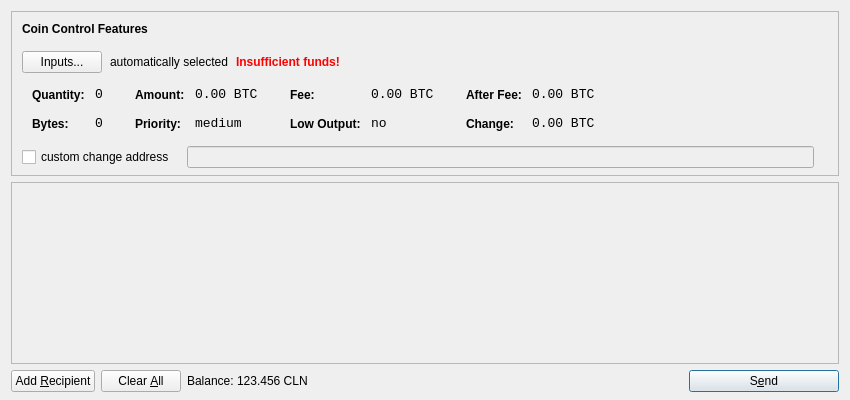
<?xml version="1.0" encoding="UTF-8"?>
<ui version="4.0">
 <class>SendCoinsDialog</class>
 <widget class="QDialog" name="SendCoinsDialog">
  <property name="geometry">
   <rect>
    <x>0</x>
    <y>0</y>
    <width>850</width>
    <height>400</height>
   </rect>
  </property>
  <property name="windowTitle">
   <string>Send Coins</string>
  </property>
  <layout class="QVBoxLayout" name="verticalLayout" stretch="0,1,0">
   <property name="bottomMargin">
    <number>8</number>
   </property>
   <item>
    <widget class="QFrame" name="frameCoinControl">
     <property name="sizePolicy">
      <sizepolicy hsizetype="Expanding" vsizetype="Expanding">
       <horstretch>0</horstretch>
       <verstretch>0</verstretch>
      </sizepolicy>
     </property>
     <property name="maximumSize">
      <size>
       <width>16777215</width>
       <height>16777215</height>
      </size>
     </property>
     <property name="frameShape">
      <enum>QFrame::StyledPanel</enum>
     </property>
     <property name="frameShadow">
      <enum>QFrame::Sunken</enum>
     </property>
     <layout class="QVBoxLayout" name="verticalLayoutCoinControl2">
      <property name="spacing">
       <number>-1</number>
      </property>
      <property name="leftMargin">
       <number>0</number>
      </property>
      <property name="topMargin">
       <number>0</number>
      </property>
      <property name="rightMargin">
       <number>0</number>
      </property>
      <property name="bottomMargin">
       <number>6</number>
      </property>
      <item>
       <layout class="QVBoxLayout" name="verticalLayoutCoinControl" stretch="0,0,0,0,1">
        <property name="spacing">
         <number>0</number>
        </property>
        <property name="leftMargin">
         <number>10</number>
        </property>
        <property name="topMargin">
         <number>10</number>
        </property>
        <item>
         <layout class="QHBoxLayout" name="horizontalLayoutCoinControl1">
          <property name="bottomMargin">
           <number>15</number>
          </property>
          <item>
           <widget class="QLabel" name="labelCoinControlFeatures">
            <property name="sizePolicy">
             <sizepolicy hsizetype="Preferred" vsizetype="Maximum">
              <horstretch>0</horstretch>
              <verstretch>0</verstretch>
             </sizepolicy>
            </property>
            <property name="font">
             <font>
              <weight>75</weight>
              <bold>true</bold>
             </font>
            </property>
            <property name="styleSheet">
             <string notr="true">font-weight:bold;</string>
            </property>
            <property name="text">
             <string>Coin Control Features</string>
            </property>
           </widget>
          </item>
         </layout>
        </item>
        <item>
         <layout class="QHBoxLayout" name="horizontalLayoutCoinControl2" stretch="0,0,0,0">
          <property name="spacing">
           <number>8</number>
          </property>
          <property name="bottomMargin">
           <number>10</number>
          </property>
          <item>
           <widget class="QPushButton" name="pushButtonCoinControl">
            <property name="styleSheet">
             <string notr="true"/>
            </property>
            <property name="text">
             <string>Inputs...</string>
            </property>
           </widget>
          </item>
          <item>
           <widget class="QLabel" name="labelCoinControlAutomaticallySelected">
            <property name="text">
             <string>automatically selected</string>
            </property>
            <property name="margin">
             <number>5</number>
            </property>
           </widget>
          </item>
          <item>
           <widget class="QLabel" name="labelCoinControlInsuffFunds">
            <property name="font">
             <font>
              <weight>75</weight>
              <bold>true</bold>
             </font>
            </property>
            <property name="styleSheet">
             <string notr="true">color:red;font-weight:bold;</string>
            </property>
            <property name="text">
             <string>Insufficient funds!</string>
            </property>
            <property name="margin">
             <number>5</number>
            </property>
           </widget>
          </item>
          <item>
           <spacer name="horizontalSpacerCoinControl">
            <property name="orientation">
             <enum>Qt::Horizontal</enum>
            </property>
            <property name="sizeHint" stdset="0">
             <size>
              <width>40</width>
              <height>1</height>
             </size>
            </property>
           </spacer>
          </item>
         </layout>
        </item>
        <item>
         <widget class="QWidget" name="widgetCoinControl" native="true">
          <property name="sizePolicy">
           <sizepolicy hsizetype="Preferred" vsizetype="Preferred">
            <horstretch>0</horstretch>
            <verstretch>0</verstretch>
           </sizepolicy>
          </property>
          <property name="minimumSize">
           <size>
            <width>0</width>
            <height>0</height>
           </size>
          </property>
          <property name="styleSheet">
           <string notr="true"/>
          </property>
          <layout class="QHBoxLayout" name="horizontalLayoutCoinControl5">
           <property name="margin">
            <number>0</number>
           </property>
           <item>
            <layout class="QHBoxLayout" name="horizontalLayoutCoinControl3" stretch="0,0,0,1">
             <property name="spacing">
              <number>20</number>
             </property>
             <property name="topMargin">
              <number>0</number>
             </property>
             <property name="bottomMargin">
              <number>10</number>
             </property>
             <item>
              <layout class="QFormLayout" name="formLayoutCoinControl1">
               <property name="horizontalSpacing">
                <number>10</number>
               </property>
               <property name="verticalSpacing">
                <number>14</number>
               </property>
               <property name="leftMargin">
                <number>10</number>
               </property>
               <property name="topMargin">
                <number>4</number>
               </property>
               <property name="rightMargin">
                <number>6</number>
               </property>
               <item row="0" column="0">
                <widget class="QLabel" name="labelCoinControlQuantityText">
                 <property name="styleSheet">
                  <string notr="true">font-weight:bold;</string>
                 </property>
                 <property name="text">
                  <string>Quantity:</string>
                 </property>
                 <property name="margin">
                  <number>0</number>
                 </property>
                </widget>
               </item>
               <item row="0" column="1">
                <widget class="QLabel" name="labelCoinControlQuantity">
                 <property name="font">
                  <font>
                   <family>Monospace</family>
                   <pointsize>10</pointsize>
                  </font>
                 </property>
                 <property name="cursor">
                  <cursorShape>IBeamCursor</cursorShape>
                 </property>
                 <property name="contextMenuPolicy">
                  <enum>Qt::ActionsContextMenu</enum>
                 </property>
                 <property name="text">
                  <string notr="true">0</string>
                 </property>
                 <property name="margin">
                  <number>0</number>
                 </property>
                 <property name="textInteractionFlags">
                  <set>Qt::LinksAccessibleByMouse|Qt::TextSelectableByKeyboard|Qt::TextSelectableByMouse</set>
                 </property>
                </widget>
               </item>
               <item row="1" column="0">
                <widget class="QLabel" name="labelCoinControlBytesText">
                 <property name="styleSheet">
                  <string notr="true">font-weight:bold;</string>
                 </property>
                 <property name="text">
                  <string>Bytes:</string>
                 </property>
                </widget>
               </item>
               <item row="1" column="1">
                <widget class="QLabel" name="labelCoinControlBytes">
                 <property name="font">
                  <font>
                   <family>Monospace</family>
                   <pointsize>10</pointsize>
                  </font>
                 </property>
                 <property name="cursor">
                  <cursorShape>IBeamCursor</cursorShape>
                 </property>
                 <property name="contextMenuPolicy">
                  <enum>Qt::ActionsContextMenu</enum>
                 </property>
                 <property name="text">
                  <string notr="true">0</string>
                 </property>
                 <property name="textInteractionFlags">
                  <set>Qt::LinksAccessibleByMouse|Qt::TextSelectableByKeyboard|Qt::TextSelectableByMouse</set>
                 </property>
                </widget>
               </item>
              </layout>
             </item>
             <item>
              <layout class="QFormLayout" name="formLayoutCoinControl2">
               <property name="horizontalSpacing">
                <number>10</number>
               </property>
               <property name="verticalSpacing">
                <number>14</number>
               </property>
               <property name="leftMargin">
                <number>6</number>
               </property>
               <property name="topMargin">
                <number>4</number>
               </property>
               <property name="rightMargin">
                <number>6</number>
               </property>
               <item row="0" column="0">
                <widget class="QLabel" name="labelCoinControlAmountText">
                 <property name="styleSheet">
                  <string notr="true">font-weight:bold;</string>
                 </property>
                 <property name="text">
                  <string>Amount:</string>
                 </property>
                 <property name="margin">
                  <number>0</number>
                 </property>
                </widget>
               </item>
               <item row="0" column="1">
                <widget class="QLabel" name="labelCoinControlAmount">
                 <property name="font">
                  <font>
                   <family>Monospace</family>
                   <pointsize>10</pointsize>
                  </font>
                 </property>
                 <property name="cursor">
                  <cursorShape>IBeamCursor</cursorShape>
                 </property>
                 <property name="contextMenuPolicy">
                  <enum>Qt::ActionsContextMenu</enum>
                 </property>
                 <property name="text">
                  <string notr="true">0.00 BTC</string>
                 </property>
                 <property name="textInteractionFlags">
                  <set>Qt::LinksAccessibleByMouse|Qt::TextSelectableByKeyboard|Qt::TextSelectableByMouse</set>
                 </property>
                </widget>
               </item>
               <item row="1" column="0">
                <widget class="QLabel" name="labelCoinControlPriorityText">
                 <property name="styleSheet">
                  <string notr="true">font-weight:bold;</string>
                 </property>
                 <property name="text">
                  <string>Priority:</string>
                 </property>
                </widget>
               </item>
               <item row="1" column="1">
                <widget class="QLabel" name="labelCoinControlPriority">
                 <property name="font">
                  <font>
                   <family>Monospace</family>
                   <pointsize>10</pointsize>
                  </font>
                 </property>
                 <property name="cursor">
                  <cursorShape>IBeamCursor</cursorShape>
                 </property>
                 <property name="contextMenuPolicy">
                  <enum>Qt::ActionsContextMenu</enum>
                 </property>
                 <property name="text">
                  <string>medium</string>
                 </property>
                 <property name="textInteractionFlags">
                  <set>Qt::LinksAccessibleByMouse|Qt::TextSelectableByKeyboard|Qt::TextSelectableByMouse</set>
                 </property>
                </widget>
               </item>
              </layout>
             </item>
             <item>
              <layout class="QFormLayout" name="formLayoutCoinControl3">
               <property name="horizontalSpacing">
                <number>10</number>
               </property>
               <property name="verticalSpacing">
                <number>14</number>
               </property>
               <property name="leftMargin">
                <number>6</number>
               </property>
               <property name="topMargin">
                <number>4</number>
               </property>
               <property name="rightMargin">
                <number>6</number>
               </property>
               <item row="0" column="0">
                <widget class="QLabel" name="labelCoinControlFeeText">
                 <property name="styleSheet">
                  <string notr="true">font-weight:bold;</string>
                 </property>
                 <property name="text">
                  <string>Fee:</string>
                 </property>
                 <property name="margin">
                  <number>0</number>
                 </property>
                </widget>
               </item>
               <item row="0" column="1">
                <widget class="QLabel" name="labelCoinControlFee">
                 <property name="font">
                  <font>
                   <family>Monospace</family>
                   <pointsize>10</pointsize>
                  </font>
                 </property>
                 <property name="cursor">
                  <cursorShape>IBeamCursor</cursorShape>
                 </property>
                 <property name="contextMenuPolicy">
                  <enum>Qt::ActionsContextMenu</enum>
                 </property>
                 <property name="text">
                  <string notr="true">0.00 BTC</string>
                 </property>
                 <property name="textInteractionFlags">
                  <set>Qt::LinksAccessibleByMouse|Qt::TextSelectableByKeyboard|Qt::TextSelectableByMouse</set>
                 </property>
                </widget>
               </item>
               <item row="1" column="0">
                <widget class="QLabel" name="labelCoinControlLowOutputText">
                 <property name="styleSheet">
                  <string notr="true">font-weight:bold;</string>
                 </property>
                 <property name="text">
                  <string>Low Output:</string>
                 </property>
                </widget>
               </item>
               <item row="1" column="1">
                <widget class="QLabel" name="labelCoinControlLowOutput">
                 <property name="font">
                  <font>
                   <family>Monospace</family>
                   <pointsize>10</pointsize>
                  </font>
                 </property>
                 <property name="cursor">
                  <cursorShape>IBeamCursor</cursorShape>
                 </property>
                 <property name="contextMenuPolicy">
                  <enum>Qt::ActionsContextMenu</enum>
                 </property>
                 <property name="text">
                  <string>no</string>
                 </property>
                 <property name="textInteractionFlags">
                  <set>Qt::LinksAccessibleByMouse|Qt::TextSelectableByKeyboard|Qt::TextSelectableByMouse</set>
                 </property>
                </widget>
               </item>
              </layout>
             </item>
             <item>
              <layout class="QFormLayout" name="formLayoutCoinControl4">
               <property name="horizontalSpacing">
                <number>10</number>
               </property>
               <property name="verticalSpacing">
                <number>14</number>
               </property>
               <property name="leftMargin">
                <number>6</number>
               </property>
               <property name="topMargin">
                <number>4</number>
               </property>
               <property name="rightMargin">
                <number>6</number>
               </property>
               <item row="0" column="0">
                <widget class="QLabel" name="labelCoinControlAfterFeeText">
                 <property name="styleSheet">
                  <string notr="true">font-weight:bold;</string>
                 </property>
                 <property name="text">
                  <string>After Fee:</string>
                 </property>
                 <property name="margin">
                  <number>0</number>
                 </property>
                </widget>
               </item>
               <item row="0" column="1">
                <widget class="QLabel" name="labelCoinControlAfterFee">
                 <property name="font">
                  <font>
                   <family>Monospace</family>
                   <pointsize>10</pointsize>
                  </font>
                 </property>
                 <property name="cursor">
                  <cursorShape>IBeamCursor</cursorShape>
                 </property>
                 <property name="contextMenuPolicy">
                  <enum>Qt::ActionsContextMenu</enum>
                 </property>
                 <property name="text">
                  <string notr="true">0.00 BTC</string>
                 </property>
                 <property name="textInteractionFlags">
                  <set>Qt::LinksAccessibleByMouse|Qt::TextSelectableByKeyboard|Qt::TextSelectableByMouse</set>
                 </property>
                </widget>
               </item>
               <item row="1" column="0">
                <widget class="QLabel" name="labelCoinControlChangeText">
                 <property name="styleSheet">
                  <string notr="true">font-weight:bold;</string>
                 </property>
                 <property name="text">
                  <string>Change:</string>
                 </property>
                </widget>
               </item>
               <item row="1" column="1">
                <widget class="QLabel" name="labelCoinControlChange">
                 <property name="font">
                  <font>
                   <family>Monospace</family>
                   <pointsize>10</pointsize>
                  </font>
                 </property>
                 <property name="cursor">
                  <cursorShape>IBeamCursor</cursorShape>
                 </property>
                 <property name="contextMenuPolicy">
                  <enum>Qt::ActionsContextMenu</enum>
                 </property>
                 <property name="text">
                  <string notr="true">0.00 BTC</string>
                 </property>
                 <property name="textInteractionFlags">
                  <set>Qt::LinksAccessibleByMouse|Qt::TextSelectableByKeyboard|Qt::TextSelectableByMouse</set>
                 </property>
                </widget>
               </item>
              </layout>
             </item>
            </layout>
           </item>
          </layout>
         </widget>
        </item>
        <item>
         <layout class="QHBoxLayout" name="horizontalLayoutCoinControl4" stretch="0,0,0">
          <property name="spacing">
           <number>12</number>
          </property>
          <property name="sizeConstraint">
           <enum>QLayout::SetDefaultConstraint</enum>
          </property>
          <property name="topMargin">
           <number>5</number>
          </property>
          <property name="rightMargin">
           <number>5</number>
          </property>
          <item>
           <widget class="QCheckBox" name="checkBoxCoinControlChange">
            <property name="text">
             <string>custom change address</string>
            </property>
           </widget>
          </item>
          <item>
           <widget class="QLineEdit" name="lineEditCoinControlChange">
            <property name="enabled">
             <bool>false</bool>
            </property>
            <property name="sizePolicy">
             <sizepolicy hsizetype="Expanding" vsizetype="Fixed">
              <horstretch>0</horstretch>
              <verstretch>0</verstretch>
             </sizepolicy>
            </property>
           </widget>
          </item>
          <item>
           <widget class="QLabel" name="labelCoinControlChangeLabel">
            <property name="sizePolicy">
             <sizepolicy hsizetype="Preferred" vsizetype="Expanding">
              <horstretch>0</horstretch>
              <verstretch>0</verstretch>
             </sizepolicy>
            </property>
            <property name="minimumSize">
             <size>
              <width>0</width>
              <height>0</height>
             </size>
            </property>
            <property name="text">
             <string/>
            </property>
            <property name="margin">
             <number>3</number>
            </property>
           </widget>
          </item>
         </layout>
        </item>
        <item>
         <spacer name="verticalSpacerCoinControl">
          <property name="orientation">
           <enum>Qt::Vertical</enum>
          </property>
          <property name="sizeHint" stdset="0">
           <size>
            <width>800</width>
            <height>1</height>
           </size>
          </property>
         </spacer>
        </item>
       </layout>
      </item>
     </layout>
    </widget>
   </item>
   <item>
    <widget class="QScrollArea" name="scrollArea">
     <property name="widgetResizable">
      <bool>true</bool>
     </property>
     <widget class="QWidget" name="scrollAreaWidgetContents">
      <property name="geometry">
       <rect>
        <x>0</x>
        <y>0</y>
        <width>830</width>
        <height>165</height>
       </rect>
      </property>
      <layout class="QVBoxLayout" name="verticalLayout_2">
       <property name="margin">
        <number>0</number>
       </property>
       <item>
        <layout class="QVBoxLayout" name="entries">
         <property name="spacing">
          <number>6</number>
         </property>
        </layout>
       </item>
       <item>
        <spacer name="verticalSpacer">
         <property name="orientation">
          <enum>Qt::Vertical</enum>
         </property>
         <property name="sizeHint" stdset="0">
          <size>
           <width>20</width>
           <height>40</height>
          </size>
         </property>
        </spacer>
       </item>
      </layout>
     </widget>
    </widget>
   </item>
   <item>
    <layout class="QHBoxLayout" name="horizontalLayout">
     <item>
      <widget class="QPushButton" name="addButton">
       <property name="toolTip">
        <string>Send to multiple recipients at once</string>
       </property>
       <property name="text">
        <string>Add &amp;Recipient</string>
       </property>
       <property name="icon">
        <iconset resource="../bitcoin.qrc">
         <normaloff>:/icons/add</normaloff>:/icons/add</iconset>
       </property>
       <property name="autoDefault">
        <bool>false</bool>
       </property>
      </widget>
     </item>
     <item>
      <widget class="QPushButton" name="clearButton">
       <property name="sizePolicy">
        <sizepolicy hsizetype="Minimum" vsizetype="Fixed">
         <horstretch>0</horstretch>
         <verstretch>0</verstretch>
        </sizepolicy>
       </property>
       <property name="toolTip">
        <string>Remove all transaction fields</string>
       </property>
       <property name="text">
        <string>Clear &amp;All</string>
       </property>
       <property name="icon">
        <iconset resource="../bitcoin.qrc">
         <normaloff>:/icons/remove</normaloff>:/icons/remove</iconset>
       </property>
       <property name="autoRepeatDelay">
        <number>300</number>
       </property>
       <property name="autoDefault">
        <bool>false</bool>
       </property>
      </widget>
     </item>
     <item>
      <layout class="QHBoxLayout" name="horizontalLayout_2">
       <property name="spacing">
        <number>3</number>
       </property>
       <item>
        <widget class="QLabel" name="label">
         <property name="text">
          <string>Balance:</string>
         </property>
        </widget>
       </item>
       <item>
        <widget class="QLabel" name="labelBalance">
         <property name="cursor">
          <cursorShape>IBeamCursor</cursorShape>
         </property>
         <property name="text">
          <string>123.456 CLN</string>
         </property>
         <property name="textInteractionFlags">
          <set>Qt::LinksAccessibleByMouse|Qt::TextSelectableByKeyboard|Qt::TextSelectableByMouse</set>
         </property>
        </widget>
       </item>
      </layout>
     </item>
     <item>
      <spacer name="horizontalSpacer">
       <property name="orientation">
        <enum>Qt::Horizontal</enum>
       </property>
       <property name="sizeHint" stdset="0">
        <size>
         <width>40</width>
         <height>20</height>
        </size>
       </property>
      </spacer>
     </item>
     <item>
      <widget class="QPushButton" name="sendButton">
       <property name="minimumSize">
        <size>
         <width>150</width>
         <height>0</height>
        </size>
       </property>
       <property name="toolTip">
        <string>Confirm the send action</string>
       </property>
       <property name="text">
        <string>S&amp;end</string>
       </property>
       <property name="icon">
        <iconset resource="../bitcoin.qrc">
         <normaloff>:/icons/send</normaloff>:/icons/send</iconset>
       </property>
       <property name="default">
        <bool>true</bool>
       </property>
      </widget>
     </item>
    </layout>
   </item>
  </layout>
 </widget>
 <resources>
  <include location="../bitcoin.qrc"/>
 </resources>
 <connections/>
</ui>
